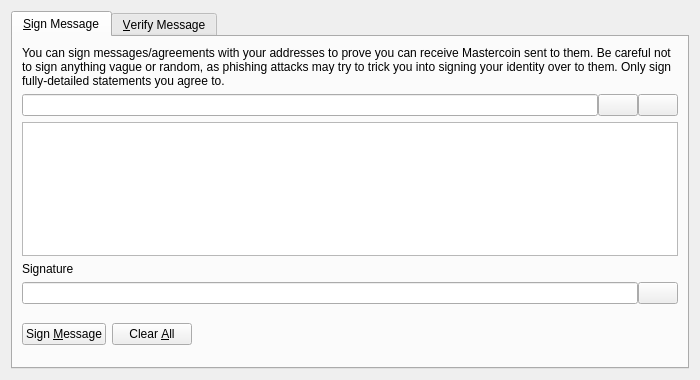
<?xml version="1.0" encoding="UTF-8"?>
<ui version="4.0">
 <class>SignVerifyMessageDialog</class>
 <widget class="QDialog" name="SignVerifyMessageDialog">
  <property name="geometry">
   <rect>
    <x>0</x>
    <y>0</y>
    <width>700</width>
    <height>380</height>
   </rect>
  </property>
  <property name="windowTitle">
   <string>Signatures - Sign / Verify a Message</string>
  </property>
  <property name="modal">
   <bool>true</bool>
  </property>
  <layout class="QVBoxLayout" name="verticalLayout">
   <item>
    <widget class="QTabWidget" name="tabWidget">
     <property name="currentIndex">
      <number>0</number>
     </property>
     <widget class="QWidget" name="tabSignMessage">
      <attribute name="title">
       <string>&amp;Sign Message</string>
      </attribute>
      <layout class="QVBoxLayout" name="verticalLayout_SM">
       <item>
        <widget class="QLabel" name="infoLabel_SM">
         <property name="text">
          <string>You can sign messages/agreements with your addresses to prove you can receive Mastercoin sent to them. Be careful not to sign anything vague or random, as phishing attacks may try to trick you into signing your identity over to them. Only sign fully-detailed statements you agree to.</string>
         </property>
         <property name="textFormat">
          <enum>Qt::PlainText</enum>
         </property>
         <property name="wordWrap">
          <bool>true</bool>
         </property>
        </widget>
       </item>
       <item>
        <layout class="QHBoxLayout" name="horizontalLayout_1_SM">
         <property name="spacing">
          <number>0</number>
         </property>
         <item>
          <widget class="QValidatedLineEdit" name="addressIn_SM">
           <property name="toolTip">
            <string>The Mastercoin address to sign the message with</string>
           </property>
          </widget>
         </item>
         <item>
          <widget class="QPushButton" name="addressBookButton_SM">
           <property name="toolTip">
            <string>Choose previously used address</string>
           </property>
           <property name="text">
            <string/>
           </property>
           <property name="shortcut">
            <string>Alt+A</string>
           </property>
           <property name="autoDefault">
            <bool>false</bool>
           </property>
          </widget>
         </item>
         <item>
          <widget class="QPushButton" name="pasteButton_SM">
           <property name="toolTip">
            <string>Paste address from clipboard</string>
           </property>
           <property name="text">
            <string/>
           </property>
           <property name="shortcut">
            <string>Alt+P</string>
           </property>
           <property name="autoDefault">
            <bool>false</bool>
           </property>
          </widget>
         </item>
        </layout>
       </item>
       <item>
        <widget class="QPlainTextEdit" name="messageIn_SM">
         <property name="toolTip">
          <string>Enter the message you want to sign here</string>
         </property>
        </widget>
       </item>
       <item>
        <widget class="QLabel" name="signatureLabel_SM">
         <property name="text">
          <string>Signature</string>
         </property>
         <property name="textFormat">
          <enum>Qt::PlainText</enum>
         </property>
        </widget>
       </item>
       <item>
        <layout class="QHBoxLayout" name="horizontalLayout_2_SM">
         <property name="spacing">
          <number>0</number>
         </property>
         <item>
          <widget class="QLineEdit" name="signatureOut_SM">
           <property name="font">
            <font>
             <italic>true</italic>
            </font>
           </property>
           <property name="readOnly">
            <bool>true</bool>
           </property>
          </widget>
         </item>
         <item>
          <widget class="QPushButton" name="copySignatureButton_SM">
           <property name="toolTip">
            <string>Copy the current signature to the system clipboard</string>
           </property>
           <property name="text">
            <string/>
           </property>
           <property name="autoDefault">
            <bool>false</bool>
           </property>
          </widget>
         </item>
        </layout>
       </item>
       <item>
        <layout class="QHBoxLayout" name="horizontalLayout_3_SM">
         <item>
          <widget class="QPushButton" name="signMessageButton_SM">
           <property name="toolTip">
            <string>Sign the message to prove you own this Mastercoin address</string>
           </property>
           <property name="text">
            <string>Sign &amp;Message</string>
           </property>
           <property name="autoDefault">
            <bool>false</bool>
           </property>
          </widget>
         </item>
         <item>
          <widget class="QPushButton" name="clearButton_SM">
           <property name="toolTip">
            <string>Reset all sign message fields</string>
           </property>
           <property name="text">
            <string>Clear &amp;All</string>
           </property>
           <property name="autoDefault">
            <bool>false</bool>
           </property>
          </widget>
         </item>
         <item>
          <spacer name="horizontalSpacer_1_SM">
           <property name="orientation">
            <enum>Qt::Horizontal</enum>
           </property>
           <property name="sizeHint" stdset="0">
            <size>
             <width>40</width>
             <height>48</height>
            </size>
           </property>
          </spacer>
         </item>
         <item>
          <widget class="QLabel" name="statusLabel_SM">
           <property name="font">
            <font>
             <weight>75</weight>
             <bold>true</bold>
            </font>
           </property>
           <property name="text">
            <string/>
           </property>
           <property name="wordWrap">
            <bool>true</bool>
           </property>
          </widget>
         </item>
         <item>
          <spacer name="horizontalSpacer_2_SM">
           <property name="orientation">
            <enum>Qt::Horizontal</enum>
           </property>
           <property name="sizeHint" stdset="0">
            <size>
             <width>40</width>
             <height>48</height>
            </size>
           </property>
          </spacer>
         </item>
        </layout>
       </item>
      </layout>
     </widget>
     <widget class="QWidget" name="tabVerifyMessage">
      <attribute name="title">
       <string>&amp;Verify Message</string>
      </attribute>
      <layout class="QVBoxLayout" name="verticalLayout_VM">
       <item>
        <widget class="QLabel" name="infoLabel_VM">
         <property name="text">
          <string>Enter the receiver's address, message (ensure you copy line breaks, spaces, tabs, etc. exactly) and signature below to verify the message. Be careful not to read more into the signature than what is in the signed message itself, to avoid being tricked by a man-in-the-middle attack. Note that this only proves the signing party receives with the address, it cannot prove sendership of any transaction!</string>
         </property>
         <property name="textFormat">
          <enum>Qt::PlainText</enum>
         </property>
         <property name="alignment">
          <set>Qt::AlignLeading|Qt::AlignLeft|Qt::AlignTop</set>
         </property>
         <property name="wordWrap">
          <bool>true</bool>
         </property>
        </widget>
       </item>
       <item>
        <layout class="QHBoxLayout" name="horizontalLayout_1_VM">
         <property name="spacing">
          <number>0</number>
         </property>
         <item>
          <widget class="QValidatedLineEdit" name="addressIn_VM">
           <property name="toolTip">
            <string>The Mastercoin address the message was signed with</string>
           </property>
          </widget>
         </item>
         <item>
          <widget class="QPushButton" name="addressBookButton_VM">
           <property name="toolTip">
            <string>Choose previously used address</string>
           </property>
           <property name="text">
            <string/>
           </property>
           <property name="shortcut">
            <string>Alt+A</string>
           </property>
           <property name="autoDefault">
            <bool>false</bool>
           </property>
          </widget>
         </item>
        </layout>
       </item>
       <item>
        <widget class="QPlainTextEdit" name="messageIn_VM"/>
       </item>
       <item>
        <widget class="QValidatedLineEdit" name="signatureIn_VM"/>
       </item>
       <item>
        <layout class="QHBoxLayout" name="horizontalLayout_2_VM">
         <item>
          <widget class="QPushButton" name="verifyMessageButton_VM">
           <property name="toolTip">
            <string>Verify the message to ensure it was signed with the specified Mastercoin address</string>
           </property>
           <property name="text">
            <string>Verify &amp;Message</string>
           </property>
           <property name="autoDefault">
            <bool>false</bool>
           </property>
          </widget>
         </item>
         <item>
          <widget class="QPushButton" name="clearButton_VM">
           <property name="toolTip">
            <string>Reset all verify message fields</string>
           </property>
           <property name="text">
            <string>Clear &amp;All</string>
           </property>
           <property name="autoDefault">
            <bool>false</bool>
           </property>
          </widget>
         </item>
         <item>
          <spacer name="horizontalSpacer_1_VM">
           <property name="orientation">
            <enum>Qt::Horizontal</enum>
           </property>
           <property name="sizeHint" stdset="0">
            <size>
             <width>40</width>
             <height>48</height>
            </size>
           </property>
          </spacer>
         </item>
         <item>
          <widget class="QLabel" name="statusLabel_VM">
           <property name="font">
            <font>
             <weight>75</weight>
             <bold>true</bold>
            </font>
           </property>
           <property name="text">
            <string/>
           </property>
           <property name="wordWrap">
            <bool>true</bool>
           </property>
          </widget>
         </item>
         <item>
          <spacer name="horizontalSpacer_2_VM">
           <property name="orientation">
            <enum>Qt::Horizontal</enum>
           </property>
           <property name="sizeHint" stdset="0">
            <size>
             <width>40</width>
             <height>48</height>
            </size>
           </property>
          </spacer>
         </item>
        </layout>
       </item>
      </layout>
     </widget>
    </widget>
   </item>
  </layout>
 </widget>
 <customwidgets>
  <customwidget>
   <class>QValidatedLineEdit</class>
   <extends>QLineEdit</extends>
   <header>qvalidatedlineedit.h</header>
  </customwidget>
 </customwidgets>
 <resources>
  <include location="../mastercoin.qrc"/>
 </resources>
 <connections/>
</ui>
